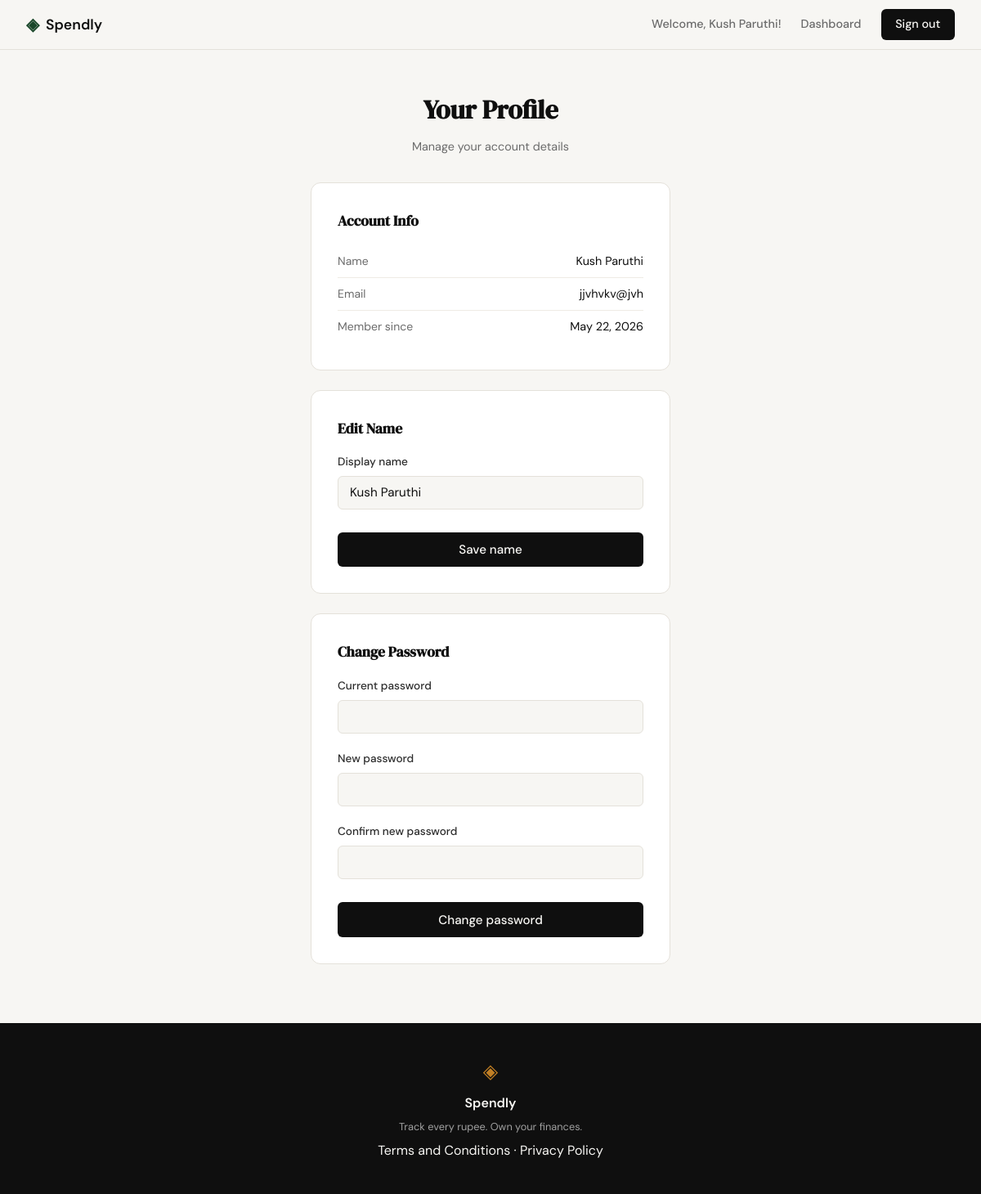
Page /profile (signed in) on the committed database.
### tables this page shows
CREATE TABLE users (
            id INTEGER PRIMARY KEY AUTOINCREMENT,
            name TEXT NOT NULL,
            email TEXT UNIQUE NOT NULL,
            password_hash TEXT NOT NULL,
            created_at TEXT DEFAULT (datetime('now'))
        );

### app.py (the view, shortened to what this page needs)
@app.route("/profile", methods=["GET", "POST"])
def profile():
    if "user_id" not in session:
        return redirect(url_for("login"))
    user = get_user_by_id(session["user_id"])
    member_since = _format_member_since(user["created_at"])
    if request.method == "GET":
        return render_template("profile.html", user=user, member_since=member_since)

### app.py (called while the page is built)
def _format_member_since(created_at):
    return datetime.strptime(created_at, "%Y-%m-%d %H:%M:%S").strftime("%B %-d, %Y")

### database/db.py (called while the page is built)
def get_db():
    conn = sqlite3.connect("spendly.db")
    conn.row_factory = sqlite3.Row
    conn.execute("PRAGMA foreign_keys = ON")
    return conn

def get_user_by_id(user_id):
    conn = get_db()
    user = conn.execute(
        "SELECT * FROM users WHERE id = ?", (user_id,)
    ).fetchone()
    conn.close()
    return user

### templates/profile.html (shortened to what this page needs)
{% extends "base.html" %}
{% block content %}
<section class="auth-section">
    <div class="auth-container">
        <div class="auth-header">
            <h1 class="auth-title">Your Profile</h1>
            <p class="auth-subtitle">Manage your account details</p>
        </div>
        <div class="auth-card" style="margin-bottom: 1.5rem">
            <h2 class="profile-section-title">Account Info</h2>
            <div class="profile-field">
                <span class="profile-label">Name</span>
                <span class="profile-value">{{ user["name"] }}</span>
            </div>
            <div class="profile-field">
                <span class="profile-label">Email</span>
                <span class="profile-value">{{ user["email"] }}</span>
            </div>
            <div class="profile-field">
                <span class="profile-label">Member since</span>
                <span class="profile-value">{{ member_since }}</span>
            </div>
        </div>
        <div class="auth-card" style="margin-bottom: 1.5rem">
            <h2 class="profile-section-title">Edit Name</h2>
            <form method="POST" action="{{ url_for('profile') }}">
                <div class="form-group">
                    <label for="name">Display name</label>
                    <input type="text" id="name" name="name" class="form-input"
                           value="{{ name_value if name_value else user['name'] }}"
                           required maxlength="100">
                </div>
                <button type="submit" class="btn-submit">Save name</button>
            </form>
        </div>
        <div class="auth-card">
            <h2 class="profile-section-title">Change Password</h2>
            <form method="POST" action="{{ url_for('profile') }}">
                <div class="form-group">
                    <label for="current_password">Current password</label>
                    <input type="password" id="current_password" name="current_password"
                           class="form-input" required>
                </div>
                <div class="form-group">
                    <label for="new_password">New password</label>
                    <input type="password" id="new_password" name="new_password"
                           class="form-input" required minlength="8">
                </div>
                <div class="form-group">
                    <label for="confirm_password">Confirm new password</label>
                    <input type="password" id="confirm_password" name="confirm_password"
                           class="form-input" required>
                </div>
                <button type="submit" class="btn-submit">Change password</button>
            </form>
        </div>
    </div>
</section>
{% endblock %}

### templates/base.html (shortened to what this page needs)
<!DOCTYPE html>
<html lang="en">
<head>
    <link rel="stylesheet" href="{{ url_for('static', filename='css/style.css') }}">
</head>
<body>
    <nav class="navbar">
        <div class="nav-inner">
            <a href="{{ url_for('landing') }}" class="nav-brand">
                <span class="brand-icon">◈</span>
                <span class="brand-name">Spendly</span>
            </a>
            <div class="nav-links">
                {% if session.user_id %}
                    <span class="nav-welcome">Welcome, {{ session.user_name }}!</span>
                    {% if request.path != '/dashboard' %}
                        <a href="{{ url_for('dashboard') }}">Dashboard</a>
                    {% endif %}
                    <a href="{{ url_for('logout') }}" class="nav-cta">Sign out</a>
                {% elif request.path == '/register' %}
                    <a href="{{ url_for('login') }}" class="nav-cta">Sign in</a>
                    <a href="{{ url_for('register') }}">Get started</a>
                {% else %}
                    <a href="{{ url_for('login') }}">Sign in</a>
                    <a href="{{ url_for('register') }}" class="nav-cta">Get started</a>
                {% endif %}
            </div>
        </div>
    </nav>
    <main class="main-content">
        {% block content %}{% endblock %}
    </main>
    <footer class="footer">
        <div class="footer-inner">
            <span class="brand-icon">◈</span>
            <span class="footer-name">Spendly</span>
            <p class="footer-copy">Track every rupee. Own your finances.</p>
            <p><a href="/terms">Terms and Conditions</a> · <a href="/privacy">Privacy Policy</a></p>
        </div>
    </footer>
</body>
</html>

### static/css/style.css (style rules this page uses)
:root { --ink: #0f0f0f; --ink-soft: #2d2d2d; --ink-muted: #6b6b6b; --ink-faint: #a0a0a0; --paper: #f7f6f3; --paper-warm: #f0ede6; --paper-card: #ffffff; --accent: #1a472a; --accent-light: #e8f0eb; --accent-2: #c17f24; --accent-2-light: #fdf3e3; --danger: #c0392b; --danger-light: #fdecea; --border: #e4e1da; --border-soft: #eeebe4; --font-display: 'DM Serif Display', Georgia, serif; --font-body: 'DM Sans', system-ui, sans-serif; --max-width: 1200px; --auth-width: 440px; --radius-sm: 6px; --radius-md: 12px; --radius-lg: 20px; --bar-0: #1a472a; --bar-1: #c17f24; --bar-2: #5b7fa6; --bar-3: #8b5e83; --bar-4: #2e8b84; --bar-5: #c0614b; --bar-6: #5a5ea8; }
*, *::before, *::after { box-sizing: border-box; margin: 0; padding: 0; }
html { font-size: 16px; scroll-behavior: smooth; }
body { background: var(--paper); color: var(--ink); font-family: var(--font-body); font-size: 1rem; line-height: 1.6; -webkit-font-smoothing: antialiased; }
a { color: inherit; text-decoration: none; }
.navbar { position: sticky; top: 0; z-index: 100; background: var(--paper); border-bottom: 1px solid var(--border); padding: 0 2rem; }
.nav-inner { max-width: var(--max-width); margin: 0 auto; height: 60px; display: flex; align-items: center; justify-content: space-between; }
.nav-brand { display: flex; align-items: center; gap: 0.5rem; font-family: var(--font-body); font-weight: 600; font-size: 1.1rem; color: var(--ink); }
.brand-icon { color: var(--accent); font-size: 1.3rem; }
.brand-name { color: var(--ink); }
.nav-links { display: flex; align-items: center; gap: 1.5rem; font-size: 0.9rem; font-weight: 500; }
.nav-links a { color: var(--ink-muted); transition: color 0.2s; }
.nav-welcome { color: var(--ink-muted); font-size: 0.9rem; font-weight: 500; }
.nav-cta { background: var(--ink) !important; color: var(--paper) !important; padding: 0.45rem 1.1rem; border-radius: var(--radius-sm); transition: background 0.2s !important; }
.main-content { min-height: calc(100vh - 60px - 100px); }
.auth-section { min-height: calc(100vh - 60px - 100px); display: flex; align-items: center; justify-content: center; padding: 3rem 2rem; }
.auth-container { width: 100%; max-width: var(--auth-width); }
.auth-header { text-align: center; margin-bottom: 2rem; }
.auth-title { font-family: var(--font-display); font-size: 2rem; color: var(--ink); margin-bottom: 0.5rem; }
.auth-subtitle { font-size: 0.9rem; color: var(--ink-muted); }
.auth-card { background: var(--paper-card); border: 1px solid var(--border); border-radius: var(--radius-md); padding: 2rem; margin-bottom: 1.5rem; }
.profile-section-title { font-family: var(--font-display); font-size: 1.1rem; color: var(--ink); margin-bottom: 1rem; }
.profile-field { display: flex; justify-content: space-between; align-items: baseline; padding: 0.5rem 0; border-bottom: 1px solid var(--border-soft); gap: 1rem; }
.profile-field:last-child { border-bottom: none; margin-bottom: 0; }
.profile-label { font-size: 0.875rem; color: var(--ink-muted); flex-shrink: 0; }
.profile-value { font-size: 0.9rem; color: var(--ink); text-align: right; word-break: break-all; }
.form-group { margin-bottom: 1.25rem; }
.form-group label { display: block; font-size: 0.85rem; font-weight: 500; color: var(--ink-soft); margin-bottom: 0.4rem; }
.form-input { width: 100%; padding: 0.6rem 0.875rem; border: 1px solid var(--border); border-radius: var(--radius-sm); font-family: var(--font-body); font-size: 0.95rem; color: var(--ink); background: var(--paper); outline: none; transition: border-color 0.2s; }
.form-input::placeholder { color: var(--ink-faint); }
.btn-submit { width: 100%; padding: 0.7rem; background: var(--ink); color: var(--paper); border: none; border-radius: var(--radius-sm); font-family: var(--font-body); font-size: 0.95rem; font-weight: 500; cursor: pointer; transition: background 0.2s; margin-top: 0.5rem; }
.footer { background: var(--ink); color: var(--paper); padding: 2.5rem 2rem; text-align: center; }
.footer-inner { display: flex; flex-direction: column; align-items: center; gap: 0.4rem; }
.footer .brand-icon { color: var(--accent-2); font-size: 1.5rem; }
.footer-name { font-weight: 600; font-size: 1rem; }
.footer-copy { font-size: 0.8rem; color: var(--ink-faint); }

### rows in the picture
users: user_name "Kush Paruthi", name "Kush Paruthi", email "jjvhvkv@jvh", created_at "May 22, 2026"
